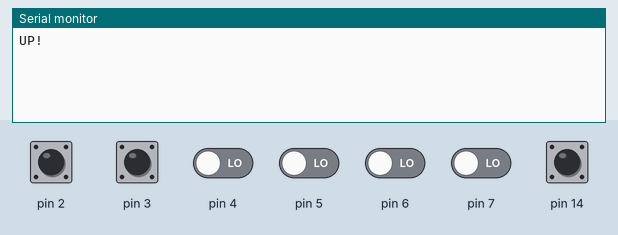
A sketch run on a simulated Arduino Uno, built with avr-gcc and run on an emulated ATmega328P. On the bench: the last lines printed to the serial monitor. The inputs (shaded band) are chosen by the test bench; at power-on: pin 2, pin 3, pin 14 HIGH, pin 4–7 LOW.

Above: at 1.2 s.
1.3 s: pin 14 pulled LOW for 0.15 s
At 1.43 s:
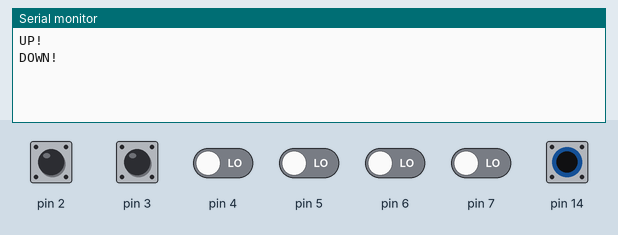
At 2.6 s:
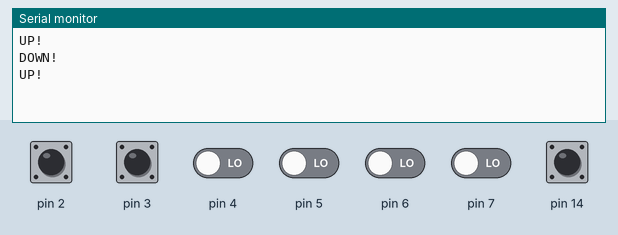

Measured:
- after the input at 1.3 s, the serial monitor: prints a new line at once (image 1)

The sketch:

print_state.ino
```cpp
#define P1 0x04 //D
#define P2 0x08 // D
#define BTN 0x01 // C
enum {
  ST1, ST2, ST3, ST4, NON
};

//0 0 -> 1 0 d
void setup() {
  Serial.begin(9600);
  DDRD &= (~P1);
  DDRD &= (~P2);
  DDRC &= ~BTN;

  PORTD |= P1 | P2;
  PORTC |= BTN;
}
char last_btn = 0;
int cnt = 0;
int current_state = NON;
int previous_state = NON;


unsigned long p_millis = 0;
unsigned long c_millis = 0;

void loop() {
  c_millis = millis();
  if (c_millis - p_millis > 1) {
    p_millis = c_millis;
    //Read Pin
    int A = (PIND & P1) > 0;
    int B = (PIND & P2) > 0;
    char btn = (PINC & BTN) > 0;
    // Record State
    if (A == 0 && B == 1) current_state = ST1;
    else if (A == 0 && B == 0) current_state = ST2;
    else if (A == 1 && B == 0) current_state = ST3;
    else if (A == 1 && B == 1) current_state =  ST4;

    //State check
    if (previous_state == ST2 && current_state == ST3) {
      cnt++;
      Serial.println(cnt);
    }
    else if (previous_state == ST2 && current_state == ST1) {
      cnt--;
      Serial.println(cnt);
    }
    if (btn != last_btn) {
      Serial.println(btn == 0 ? "DOWN!" : "UP!");
    }
    //Save Previous States
    previous_state = current_state;
    last_btn = btn;
  }
}
```
